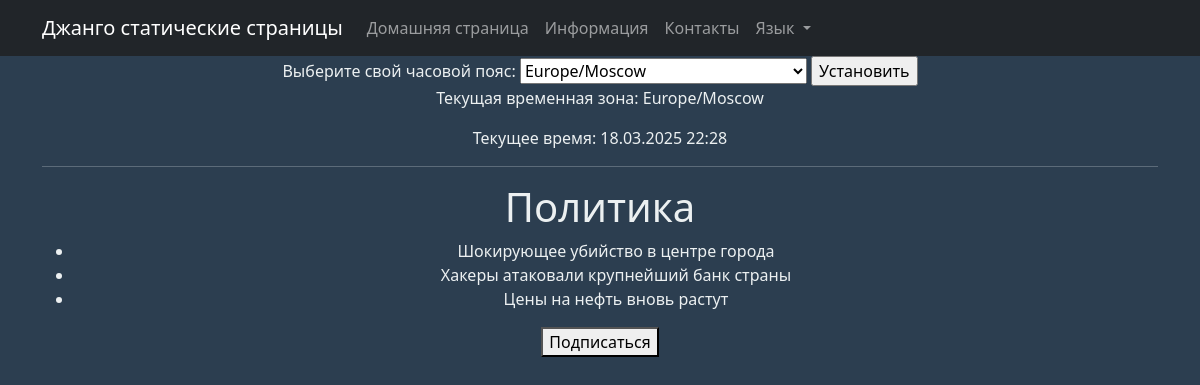
The app's page /category/10/ (signed in) with its own data.
### models_app/models.py (models this page shows, shortened)
class Category(models.Model):
    name = models.CharField(max_length=100, unique=True)
    subscribers = models.ManyToManyField(User, related_name='subscribed_categories', blank=True)

class Post(models.Model):
    ARTICLE = 'AR'
    NEWS = 'NW'
    POST_TYPE_CHOICES = [
        (ARTICLE, 'Article'),
        (NEWS, 'News'),
    ]
    author = models.ForeignKey(Author, on_delete=models.CASCADE, related_name='posts')
    post_type = models.CharField(max_length=2, choices=POST_TYPE_CHOICES, default=ARTICLE)
    created_at = models.DateTimeField(auto_now_add=True)
    categories = models.ManyToManyField(Category, related_name='posts')
    title = models.CharField(max_length=255)
    content = models.TextField()
    rating = models.IntegerField(default=0)

### appointment_app/views.py (the view, shortened to what this page needs)
# urls.py: path('category/<int:pk>/', SubscribeToCategoryView.as_view(), name='category_detail'),
class SubscribeToCategoryView(LoginRequiredMixin, DetailView):
    model = Category
    template_name = 'appointment_app/subscribe_category.html'
    context_object_name = 'category'
    def get_context_data(self, **kwargs):
        context = super().get_context_data(**kwargs)
        category = self.get_object()
        context['news'] = category.posts.filter(post_type=Post.NEWS)
        context['is_subscribed'] = category.subscribers.filter(id=self.request.user.id).exists()
        return context

### news_portal/context_processors.py (called while the page is built)
def timezone_context(request):
    selected_timezone = request.session.get('django_timezone', 'Europe/Moscow')
    user_tz = pytz.timezone(selected_timezone)
    current_time = timezone.now().astimezone(user_tz)
    return {
        'selected_timezone': selected_timezone,
        'timezones': pytz.common_timezones,
        'current_time': current_time,  # Передаём текущее время глобально
        'current_hour': current_time.hour,  # Передаём час отдельно
    }

### appointment_app/templates/appointment_app/subscribe_category.html (shortened to what this page needs)
{% extends 'flatpages/default.html' %}
{% block content %}
<h1>{{ category.name }}</h1>
<ul>
    {% for post in news %}
        <li>{{ post.title }}</li>
    {% endfor %}
</ul>
{% if is_subscribed %}
    <p style="color:red">Вы уже подписаны на эту категорию.</p>
{% else %}
    <form action="{% url 'category_detail' category.id %}" method="post">
        <button type="submit">Подписаться</button>
    </form>
{% endif %}
{% endblock content %}

### records on screen
Category: name "Политика"
Post: title "Шокирующее убийство в центре города"
Post: title "Хакеры атаковали крупнейший банк страны"
Post: title "Цены на нефть вновь растут"

### other values on screen
{{ selected_timezone }} "Europe/Moscow"
{{ current_time|date:"d.m.Y H:i" }} "18.03.2025 22:28"
form field timezone "Europe/Moscow"
